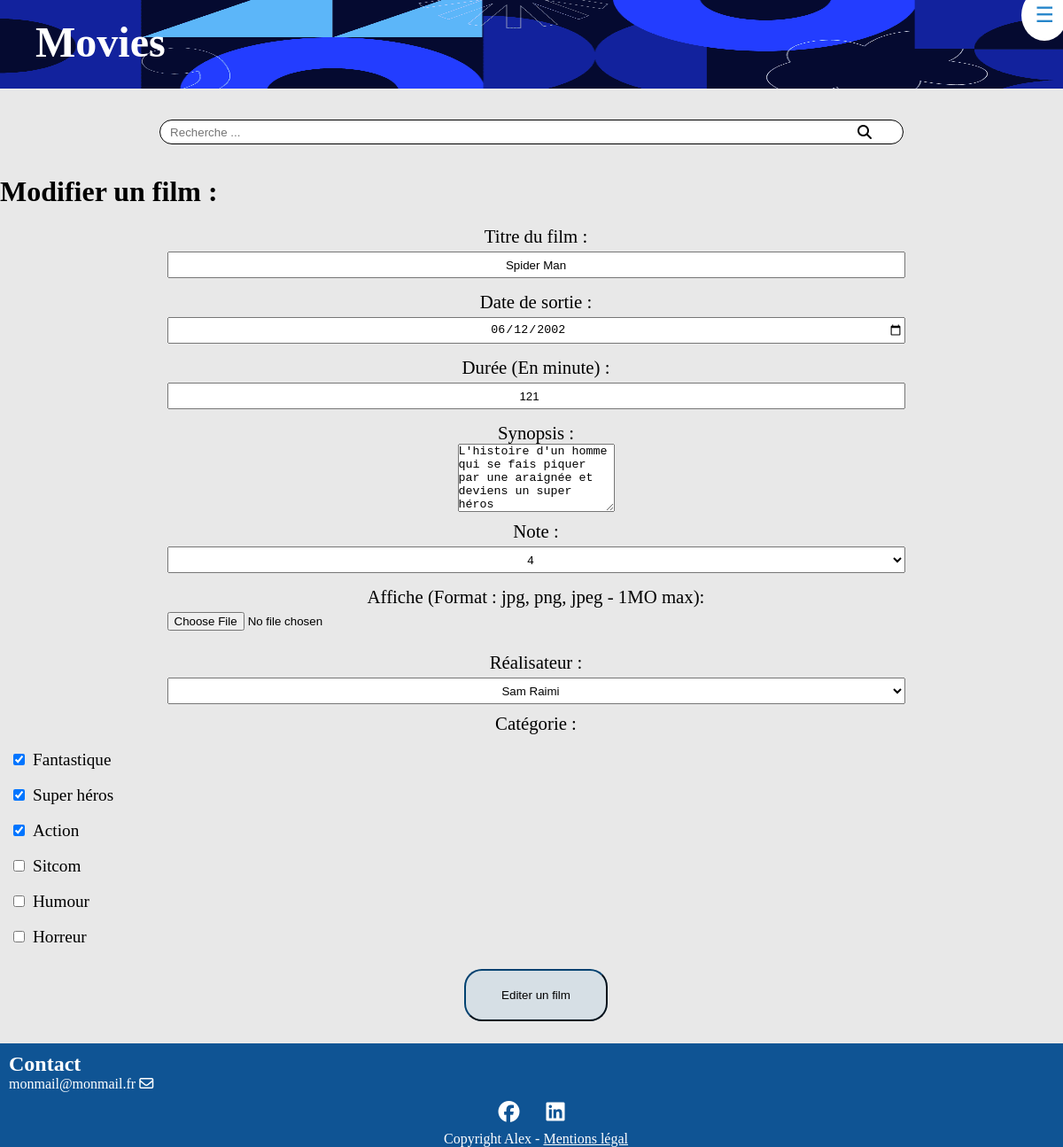
The page /index.php?action=editerFilm&id=1 on the database its author committed.
### tables this page shows
CREATE TABLE IF NOT EXISTS `film` (
  `id_film` int NOT NULL AUTO_INCREMENT,
  `titre` varchar(50) NOT NULL,
  `dateDeSortie` date NOT NULL,
  `duree` int NOT NULL,
  `synopsis` text,
  `note` decimal(6,2) DEFAULT NULL,
  `affiche` varchar(255) DEFAULT NULL,
  `id_realisateur` int NOT NULL,
  PRIMARY KEY (`id_film`),
  KEY `id_realisateur` (`id_realisateur`),
  CONSTRAINT `film_ibfk_1` FOREIGN KEY (`id_realisateur`) REFERENCES `realisateur` (`id_realisateur`)
);

CREATE TABLE IF NOT EXISTS `categorie` (
  `id_categorie` int NOT NULL AUTO_INCREMENT,
  `type` varchar(50) NOT NULL,
  PRIMARY KEY (`id_categorie`)
);

### view/film/editFilm.php (the view, shortened to what this page needs)
<h3 class="titleFormulaire"> Modifier un film : </h3>
<?php $film = $requete->fetch(); ?>
<form id="personne" action="index.php?action=editFilm&id=<?= $film['id_film']?>" method="post" enctype="multipart/form-data">
<div>
<div class="caseFormulaire">
<p>
    <label>
        Titre du film :
        <input type="text" name="titre" value="<?= $film['titre']?>" required>
    </label>
</p>
</div>
<div class="caseFormulaire">
<p>
            <label>
                Date de sortie :
                <input type="date" name="dateSortie" value="<?= $film['dateDeSortie']?>" required>
            </label>
        </p>
</div>
<div class="caseFormulaire">
<p>
    <label>
        Durée (En minute) :
        <input type="number" name="duree" value="<?= $film['duree']?>" required>
    </label>
</p>
</div>
<div class="caseFormulaire">
<p>
            <label>
                Synopsis :
                <textarea name="synopsys" placeholder="Votre texte ici..." rows="5"><?= $film['synopsis']?></textarea>
            </label>
        </p>
</div>
<div class="caseFormulaire">
<p>
    <label>
        Note :
        <select name="note" required>
            <?php for ($i = 0; $i <= 5; $i++)
            {
                if ($i === (int)$film['note']) {
                    echo "<option value=". round($film['note']) ." selected>" . round($film['note']) . "</option>";
                } else {
                    echo "<option value=". $i .">" . $i . "</option>";
                }
            } ?>
        </select>
    </label>
</p>
</div>
<div class="caseFormulaire">
<p>
    <label>
        Affiche (Format : jpg, png, jpeg - 1MO max):
        <input type="file" name="file">
    </label>
</p>
</div>
<div class="caseFormulaire">
<p>
    <label>
        Réalisateur :
        <select name="realisateur" required>
            <?php foreach($requeteReal->fetchall() as $real) { ?>
                <?php if ($real['idRealisateur'] === $film['idReal']) { ?>
                    <option value="<?= $real['idRealisateur'] ?>" selected>
                            <?=$real['lesRealisateur'] ?>
                    </option>
                <?php } else { ?>
                    <option value="<?= $real['idRealisateur'] ?>">
                            <?=$real['lesRealisateur'] ?>
                    </option>
               <?php } ?>
          <?php  } ?>
        </select>
    </label>
</p>
</div>
<div class="caseFormulaireCheckbox">
<p>
    <legend class='checkboxForm'>
        Catégorie :
    </legend>
<?php
$filmCategories = $requeteCategoriesFilm->fetchAll();
foreach ($requeteCategorie->fetchAll() as $categorie) {
    $isChecked = in_array($categorie['idCategorie'], array_column($filmCategories, 'id_categorie'));
?>
    <br>
    <div class='checkboxAll'>
        <input type="checkbox" name="categorie[]" id='<?= $categorie['typeCategorie'] ?>' value="<?= $categorie['idCategorie'] ?>" <?= $isChecked ? 'checked' : '' ?>>
        <label for='<?= $categorie['typeCategorie'] ?>'> <?= $categorie['typeCategorie'] ?>  </label>
    </div>
<?php } ?>
<div class="validation">
    <p>
        <input type="submit" name="submit" value="Editer un film">
    </p>
</div>
</div>
</form>
<?php
    require_once "view/template.php";
?>

### public/css/style.css (style rules this page uses)
* { padding: 0; margin: 0; box-sizing: border-box; }
body { background-color: #9e9e9e3b; scroll-behavior: smooth; }
@media only screen and (min-width: 250px) { .caseFormulaire option { height: 50px; } }
@media only screen and (min-width: 250px) { .titleFormulaire { font-size: 2em; padding: 15px 0; } }
@media only screen and (min-width: 250px) { .caseFormulaire label { font-size: 1.3em; display: flex; flex-direction: column; justify-content: center; align-items: center; text-align: center; padding: 5px 0; } }
@media only screen and (min-width: 250px) { .caseFormulaire input { height: 30px; width: 70%; text-align: center; margin: 5px; } }
@media only screen and (min-width: 250px) { .caseFormulaire select { height: 30px; width: 70%; text-align: center; margin: 5px; } }
@media only screen and (min-width: 250px) { .caseFormulaireCheckbox legend { font-size: 1.3em; display: flex; justify-content: center; align-items: center; } }
@media only screen and (min-width: 250px) { .caseFormulaireCheckbox label { font-size: 1.2em; padding: 5px 5px; } }
@media only screen and (min-width: 250px) { .checkboxAll { padding-left: 15px; } }
@media only screen and (min-width: 250px) { .validation { margin: 25px 0; display: flex; justify-content: center; align-items: center; } }
@media only screen and (min-width: 250px) { .validation input { padding: 20px 40px; border-radius: 20px; border-color: #004170; background-color: #2585ca17; } }
@media only screen and (min-width: 250px) { footer h2, p { padding-left: 10px; } }

### rows shown on the page
film: titre "Spider Man", dateSortie "06/12/2002", duree "121", synopsys "L'histoire d'un homme qui se fais piquer par une araignée et deviens un super héros"
categorie: id_categorie "☑", type "Fantastique"
categorie: id_categorie "☑", type "Super héros"
categorie: id_categorie "☑", type "Action"
categorie: type "Sitcom"
categorie: type "Humour"
categorie: type "Horreur"

### other values the page prints
form field note "4"
form field realisateur "Sam Raimi"
